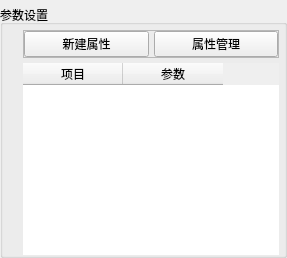
       <widget class="QWidget" name="tab_5">
        <attribute name="icon">
         <iconset resource="res.qrc">
          <normaloff>:/graphics/material.png</normaloff>:/graphics/material.png</iconset>
        </attribute>
        <attribute name="title">
         <string>属性</string>
        </attribute>
        <layout class="QVBoxLayout" name="verticalLayout_11">
         <property name="spacing">
          <number>5</number>
         </property>
         <property name="leftMargin">
          <number>0</number>
         </property>
         <property name="topMargin">
          <number>5</number>
         </property>
         <property name="rightMargin">
          <number>0</number>
         </property>
         <property name="bottomMargin">
          <number>0</number>
         </property>
         <item>
          <widget class="QGroupBox" name="groupBox_3">
           <property name="title">
            <string>参数设置</string>
           </property>
           <layout class="QVBoxLayout" name="verticalLayout_15" stretch="0,0">
            <property name="spacing">
             <number>5</number>
            </property>
            <property name="leftMargin">
             <number>20</number>
            </property>
            <property name="topMargin">
             <number>5</number>
            </property>
            <property name="rightMargin">
             <number>5</number>
            </property>
            <property name="bottomMargin">
             <number>0</number>
            </property>
            <item>
             <widget class="QFrame" name="frame_12">
              <property name="maximumSize">
               <size>
                <width>16777215</width>
                <height>16777215</height>
               </size>
              </property>
              <property name="frameShape">
               <enum>QFrame::StyledPanel</enum>
              </property>
              <property name="frameShadow">
               <enum>QFrame::Raised</enum>
              </property>
              <layout class="QHBoxLayout" name="horizontalLayout_18">
               <property name="spacing">
                <number>5</number>
               </property>
               <property name="leftMargin">
                <number>0</number>
               </property>
               <property name="topMargin">
                <number>0</number>
               </property>
               <property name="rightMargin">
                <number>0</number>
               </property>
               <property name="bottomMargin">
                <number>0</number>
               </property>
               <item>
                <widget class="QPushButton" name="new_property">
                 <property name="minimumSize">
                  <size>
                   <width>0</width>
                   <height>26</height>
                  </size>
                 </property>
                 <property name="text">
                  <string>新建属性</string>
                 </property>
                 <property name="icon">
                  <iconset resource="res.qrc">
                   <normaloff>:/graphics/material.png</normaloff>:/graphics/material.png</iconset>
                 </property>
                 <property name="checkable">
                  <bool>true</bool>
                 </property>
                </widget>
               </item>
               <item>
                <widget class="QPushButton" name="property_manager">
                 <property name="minimumSize">
                  <size>
                   <width>0</width>
                   <height>26</height>
                  </size>
                 </property>
                 <property name="text">
                  <string>属性管理</string>
                 </property>
                 <property name="icon">
                  <iconset resource="res.qrc">
                   <normaloff>:/graphics/object_manager.png</normaloff>:/graphics/object_manager.png</iconset>
                 </property>
                </widget>
               </item>
              </layout>
             </widget>
            </item>
            <item>
             <widget class="QTableWidget" name="property_args">
              <property name="font">
               <font>
                <family>Microsoft YaHei UI</family>
               </font>
              </property>
              <property name="styleSheet">
               <string notr="true">QTableWidget{
border:none;
}</string>
              </property>
              <property name="showGrid">
               <bool>true</bool>
              </property>
              <property name="gridStyle">
               <enum>Qt::NoPen</enum>
              </property>
              <property name="sortingEnabled">
               <bool>false</bool>
              </property>
              <attribute name="horizontalHeaderVisible">
               <bool>true</bool>
              </attribute>
              <attribute name="horizontalHeaderCascadingSectionResizes">
               <bool>true</bool>
              </attribute>
              <attribute name="horizontalHeaderMinimumSectionSize">
               <number>24</number>
              </attribute>
              <attribute name="horizontalHeaderHighlightSections">
               <bool>true</bool>
              </attribute>
              <attribute name="verticalHeaderVisible">
               <bool>false</bool>
              </attribute>
              <attribute name="verticalHeaderCascadingSectionResizes">
               <bool>false</bool>
              </attribute>
              <column>
               <property name="text">
                <string>项目</string>
               </property>
              </column>
              <column>
               <property name="text">
                <string>参数</string>
               </property>
              </column>
             </widget>
            </item>
           </layout>
          </widget>
         </item>
        </layout>
       </widget>
